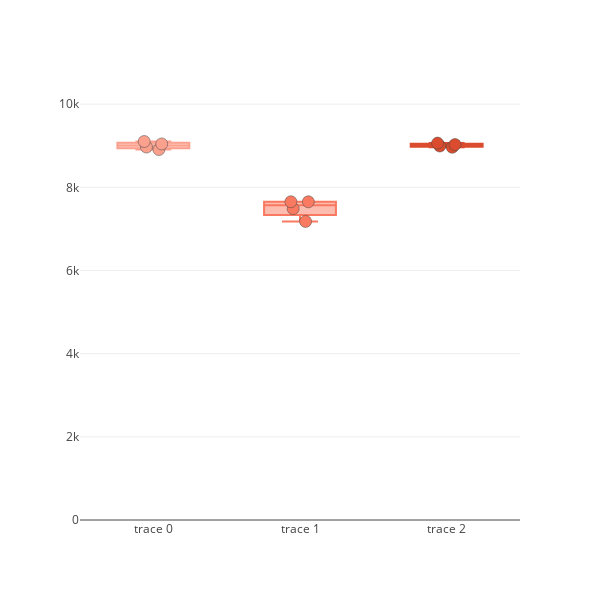

The notebook cell saved with this chart:
### Code cell
fig = go.Figure()
for i, el in enumerate(fin):
    fig.add_trace(go.Box(y = el, boxpoints='all', pointpos=0, marker_color = color_palette_red[i], marker=dict(size=12, line = dict(width = 0.5))))
fig.update_layout(width = 600, height = 600, template = 'none', showlegend = False)
fig.update_yaxes(range = [0,10100])
#fig.write_image(r'D:\Projects\SPEC\figs_raw\Figure1d.pdf', width = 600, height = 600)

### Figure 1 — Plotly figure (JSON) as saved in the notebook; plotly's stock layout.template omitted (floating-point values rounded to 4 significant figures)
{"data": [{"boxpoints": "all", "marker": {"color": "#FBA08D", "line": {"width": 0.5}, "size": 12}, "pointpos": 0, "type": "box", "y": [9043, 9102, 8969, 8909]}, {"boxpoints": "all", "marker": {"color": "#FA7A61", "line": {"width": 0.5}, "size": 12}, "pointpos": 0, "type": "box", "y": [7653, 7180, 7487, 7652]}, {"boxpoints": "all", "marker": {"color": "#db4c2e", "line": {"width": 0.5}, "size": 12}, "pointpos": 0, "type": "box", "y": [9028, 8994, 8963, 9063]}], "layout": {"height": 600, "showlegend": false, "width": 600, "yaxis": {"range": [0, 10100]}}}
